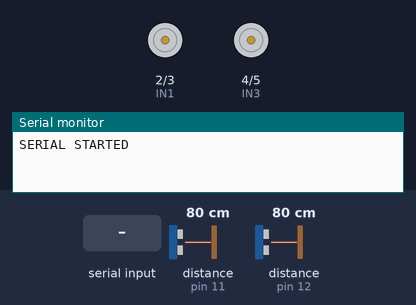
Recording of a sketch running on a simulated Arduino Mega 2560, built with avr-gcc and run on an emulated ATmega2560. Parts: motor-driver pin pairs drawn as motors (green arrow = first pin HIGH = forward, orange = second pin HIGH = backward, longer = more drive, scaled by the enable pin), the last lines printed to the serial monitor. Wiring (inferred from the names in the program): 2 × ultrasonic range finder: trigger pin 9, echo pin 11 / trigger pin 10, echo pin 12. The inputs (shaded band) are chosen by the test bench; at power-on: distance to the obstacle (sensors on pin 11, pin 12) 80 cm. The echo pulse lasts 58.3 µs per cm.

Above: at 1.2 s.
1.3 s: "200\n" received over the second serial link
At 2.3 s:
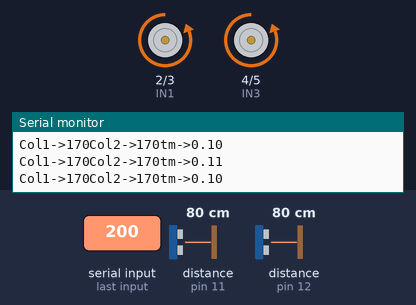
2.8 s: distance to the obstacle (sensor on pin 11) set to 47 cm
4.3 s: distance to the obstacle (sensor on pin 11) set to 40 cm
5.8 s: distance to the obstacle (sensor on pin 12) set to 58 cm
7.3 s: distance to the obstacle (sensor on pin 12) set to 52 cm
8.8 s: distance to the obstacle (sensor on pin 11) set to 34 cm
At 9.01 s:
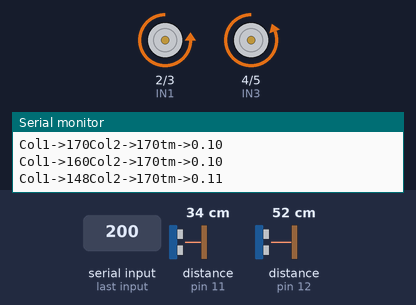
Timing chart, 0 to 11.8 s (numbered marks = the images above; inputs shaded):
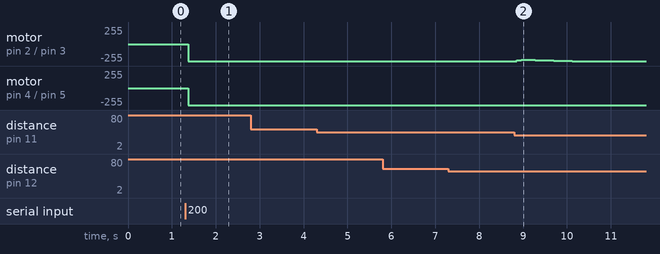

The sketch:

Ej2_Controlador.ino
```cpp
unsigned long PERIODO_MUESTREO_MS = 100;  // Periodo de muestreo para control (ms).

//Ultrasonidos
const int Echo1 = 11;
const int Echo2 = 12;
const int Trig1 = 9;
const int Trig2 = 10;

//Motor Derecho
const int IN1 = 2;
const int IN2 = 3;
const int ENA = 44;

//Motor Izquierdo
const int IN3 = 4;
const int IN4 = 5;
const int ENB = 45;

//MODO DE FUNCIONAMIENTO
int modo = 0;

//Variables de funcionamiento
bool puttyReady = false;
int tact, tant; //Tiempo entre ciclos
float distStop; //Distancia de parado
float dist1, old_dist1;
float dist2, old_dist2;
int vel1 = 0, vel2 = 0;
int tmAct, tmAnt;
float tm;
float maxDistDif = 0.5; //Threshold para parar el vehiculo en el modo 1 - Histeresis
float ping1, ping2;
float measureDiff = 0.2; //Maxima diferencia entre medidas para el filtro (malfuncionamiento sensor)
int mode = 0; //modo giro ruedas, para telemetria

float dist1Sum, dist2Sum;
int nMed;
int velUmbral = 90;
int velMin = 85;

// Modo 1 mucho mas sencillo sin controlador PID -  Solo control todo - nada
void modo1() {
  PERIODO_MUESTREO_MS = 50;
  if (abs(dist1 - distStop) < maxDistDif || abs(dist2 - distStop) < maxDistDif) {
    vel1 = vel2 = 0;
  }
  else if (dist1 > distStop || dist2 > distStop) {
    vel1 = vel2 = 110;
  }
  else if (dist1 < distStop || dist2 < distStop) {
    vel1 = vel2 = -110;
  }
}

// Modo 2 con PID para cada uno de los motores -  Suponemos que estan desacoplados y funciona bastanta bien.
void modo2() {
  PERIODO_MUESTREO_MS = 100;
  int col1, col2;
  int velMin1 = velMin;
  int velMin2 = velMin;
  col1 = round(controlador1(distStop, dist1, tm));
  col2 = round(controlador2(distStop, dist2, tm));
  Serial.println("Col1->" + String(col1) + "Col2->" + String(col2) + "tm->" + String(tm));

  // Para evitar la zona de arranque
  if (col1 >= 0)
    vel1 = col1 + velMin1;
  else
    vel1 = col1 - velMin1;

  if (col2 >= 0)
    vel2 = col2 + velMin2;
  else
    vel2 = col2 - velMin2;
}

void setup() {
  pinMode(Trig1, OUTPUT);
  pinMode(Echo1, INPUT);
  pinMode(Trig2, OUTPUT);
  pinMode(Echo2, INPUT);

  pinMode(IN1, OUTPUT);
  pinMode(IN2, OUTPUT);
  pinMode(IN3, OUTPUT);
  pinMode(IN4, OUTPUT);
  pinMode(ENA, OUTPUT);
  pinMode(ENB, OUTPUT);

  Serial2.begin(38400);

  Serial.begin(9600); //Debug

  Serial.println("SERIAL STARTED"); //Debug

  tact =  tant =  millis(); //Medidas para el envio de datos por Bluetooth
  tmAct = tmAnt = millis(); //Medidas intervalo control

  old_dist1 = dist1 = ping(Trig1, Echo1); //inicializamos las distancias
  old_dist2 = dist2 = ping(Trig2, Echo2);

  dist1Sum = 0;
  dist2Sum = 0;
  nMed = 0;
}

void loop() {
  //Lectura sensores y filtrado
  ping1 = ping(Trig1, Echo1);
  ping2 = ping(Trig2, Echo2);
  filtro(&old_dist1, &dist1, ping1, measureDiff);
  filtro(&old_dist2, &dist2, ping2, measureDiff);

  dist1Sum += dist1;
  dist2Sum += dist2;
  nMed += 1;

  //Hay mas de 2 Bytes listos para ser leidos - Usamos comandos de 3 parametros para configurarlo
  if (Serial2.available() > 2)
    BTread(&modo, &distStop);

  tmAct = millis();
  if ((tmAct - tmAnt) >= PERIODO_MUESTREO_MS) {
    //Eliminamos el ruido de las muestras con un promediado
    dist1 = dist1Sum / nMed;
    dist2 = dist2Sum / nMed;

    //Resetamos las variables
    dist1Sum = 0;
    dist2Sum = 0;
    nMed = 0;

    tm = (tmAct - tmAnt) / 1000.0; //Se pasa a segundos

    switch (modo) {
      case 0:   //Modo 0 - Parado
        vel1 = 0; vel2 = 0;
        break;

      case 1:   //Modo 1 - Avanzar/Retroceder hasta quedarse a X distancia
        modo1();
        break;

      case 2:
        modo2(); //Modo 2 - Quedarse a X distancia y en PARALELO
        break;
    }

    moveRobot(vel1, vel2);
    //Telemetría (Putty)

     if (vel2<velUmbral&&vel2>-velUmbral)
      vel2=0;

    if (vel1<velUmbral&&vel1>-velUmbral)
      vel1=0;

    tact = millis();
    telemetria(tact - tant, dist2, dist1, distStop, mode, vel2, vel1);
    tant = millis();

    tmAnt = millis();
  }


}
```

comunicacionBT.ino
```cpp
void BTread(int* modoFuncionamiento, float* distStop) {
  //Esta función se ejecutará cuando haya 3 bytes listos para leer
  // X00 -> X indica el modo; y 00 la distancia
  int SerialIn = 0;
  int dataIn;
  int mod;
  mod = Serial2.read();
  Serial.println(mod);
  while (Serial2.available() > 0) {
    dataIn = int(Serial2.read());
    Serial.println(dataIn);
    if (dataIn >= 48 && dataIn <= 57) SerialIn = 10 * SerialIn + dataIn - 48;
  }

  switch (mod)  {
    case 'b': //Begin communication
      puttyReady = true;
      Serial.println("BEGIN"); //Debug
      break;
    case 'e': //End Communication
      puttyReady = false;
      Serial.println("END"); //Debug
      break;
    case 's': //Set distStop
      *distStop = SerialIn;
      Serial.println("Max Distance changed to -->  " + String(*distStop)); //Debug
      break;
    case '0':
      *modoFuncionamiento = 0;
      Serial.println("Mode changed to --> MODE0 (Inactive)"); //Debug
      break;
    case '1':
      *modoFuncionamiento = 1;
      *distStop = SerialIn;
      Serial.println("Mode changed to --> MODE1 \t with max Dist: " + String(*distStop)); //Debug
      break;
    case '2':
      *modoFuncionamiento = 2;
      *distStop = SerialIn;
      Serial.println("Mode changed to --> MODE2 \t with max Dist: " + String(*distStop)); //Debug
      break;
  }
}

void telemetria(int t,float distL, float distR, float ref, int mode, int pwmL, int pwmR){
  if (puttyReady) //Empezamos solo cuando el putty esté listo (Debemos asegurarnos de tener el mismo numero de columnas en todas las filas)
    Serial2.println(String(t) + " " + String(distL) + " " + String(distR) + " " + String(ref) + " " + String(mode) + " " + String(pwmL) + " " + String(pwmR));
}
```

controlador.ino
```cpp
//float kp = -4.17540 * 1;
//float kd = -0.93737 * 1;
//float ki = -0.1 * 1;

float kp = -4.17540;
float kd = -0.93737;
float ki =  -0.3;
float Umax = 255-velMin, Umin = -(255-velMin); /* Valores límite de la señal de control */

float controlador1(float Rk, float Yk, float Tm)
{
  float Uk, Uks; //Señal de control y señal de control saturada
  float uk; //Señal de control incremental
  float Ueq = 0;
  static float Int_k = 0.0, Int_ks = 0.0;
  static float ek = 0.0, e_k_1 = 0.0;

  /*Control*/
  ek = Rk - Yk; //Cálculo del error actual

  //Calculamos la señal de control incremental (PID)
  uk = kp * ek + kd * (ek - e_k_1) / Tm + ki * Int_k;

  e_k_1 = ek; //Actualizamos el error del instante anterior
  Int_k += ek * Tm;
//  if (uk >= 5)
//    Uk = Ueq + uk;
//  else if (uk <= -5)
//    Uk = -Ueq + uk;
//  else
//    Uk = 0;

  Uk=uk;
  /* Saturación de la señal de control */
  if (Uk > Umax) Uks = Umax;
  else if (Uk < Umin) Uks = Umin;
  else Uks = Uk;

  if (Uk >= Umax || Uk <= Umin) //Si la señak de control satura
    Int_k -= ek * Tm;

  return Uks;
}
float controlador2(float Rk, float Yk, float Tm)
{
  float Uk, Uks; //Señal de control y señal de control saturada
  float uk; //Señal de control incremental
  float Ueq = 0;
  static float Int_k = 0.0, Int_ks = 0.0;
  static float ek = 0.0, e_k_1 = 0.0;

  /*Control*/
  ek = Rk - Yk; //Cálculo del error actual

  //Calculamos la señal de control incremental (PID)
  uk = kp * ek + kd * (ek - e_k_1) / Tm + ki * Int_k;

  e_k_1 = ek; //Actualizamos el error del instante anterior
  Int_k += ek * Tm;

//  if (uk >= 5)
//    Uk = Ueq + uk;
//  else if (uk <= -5)
//    Uk = -Ueq + uk;
//  else
//    Uk = 0;

  Uk=uk;
  /* Saturación de la señal de control */
  if (Uk > Umax) Uks = Umax;
  else if (Uk < Umin) Uks = Umin;
  else Uks = Uk;

  if (Uk >= Umax || Uk <= Umin) //Si la señak de control satura
    Int_k -= ek * Tm;

  return Uks;
}
```

moveRobot.ino
```cpp
void moveRobot(int vel1, int vel2) {
  int velMin = velUmbral;
  int m1, m2;
  analogWrite(ENA, abs(vel1));
  analogWrite(ENB, abs(vel2));

//CONTROL DIRECCION
//m1 y m2 indican la dirección de giro de las ruedas
  if (vel1 < -velMin) {
    digitalWrite(IN1, HIGH);
    digitalWrite(IN2, LOW);
    m1 = -1;
  }
  else if (vel1 > velMin) {
    digitalWrite(IN1, LOW);
    digitalWrite(IN2, HIGH);
    m1 = 1;
  }
  else {
    digitalWrite(IN1, LOW);
    digitalWrite(IN2, LOW);
    m1 = 0;
  }

  if (vel2 < -velMin) {
    digitalWrite(IN3, HIGH);
    digitalWrite(IN4, LOW);
    m2 = -1;
  }
  else if (vel2 > velMin) {
    digitalWrite(IN3, LOW);
    digitalWrite(IN4, HIGH);
    m2 = 1;
  }
  else {
    digitalWrite(IN3, LOW);
    digitalWrite(IN4, LOW);
    m2 = 0;
  }

// CAMBIO MODO TELEMETRIA
  if(m1 * m2 == 1){
    if(m1 > 1) mode = 1;
    else mode = 2;
  }
  else{
    if(m1 == 0 && m2 == 0) mode = 0;
    else if(m1 == 1 || m2 == -1) mode = 3;
    else if(m2 == 1 || m1 == -1) mode = 4;
  }

}
```

sensores.ino
```cpp
// Medida de un sensor ultrasonido
float ping(int TrgPin, int EchoPin) {
  long duration;
  float distanceCm;

  digitalWrite(TrgPin, LOW);
  delayMicroseconds(4);
  digitalWrite(TrgPin, HIGH);
  delayMicroseconds(10);
  digitalWrite(TrgPin, LOW);

  duration = pulseIn(EchoPin, HIGH, (unsigned long) 20000); //Timeout de 20 ms = 20000 micro segundos

  distanceCm = (float)duration * 10.0 / 292.0 / 2.0;  //convertimos a distancia en cm
  return distanceCm;
}


//Filtrado para medidas ultrasonido
int filtro(float* distAnt, float* distAct, float pingAct, float maxDiff){ //Filtro para el ultrasonido. Devuelve 1 si medida valida, 0 si no.
  int res;
  //Si la nueva medida es muy dispar, se descarta
  if(abs(pingAct - *distAnt) <= maxDiff){
      *distAct = pingAct;
      res = 1;
    }
  else{
      *distAct = *distAct;
      res = 0;
    }
  *distAnt = pingAct;
  return res;
}
```

Measured:
- after the input at 1.3 s, motor on pin 2 (IN1) / pin 3 (IN2), motor on pin 4 (IN3) / pin 5 (IN4): stopped → backward 255/255 after 0.07 s
- after the input at 8.8 s, motor on pin 2 (IN1) / pin 3 (IN2): rises from backward 255/255 to backward 233/255 in 0.11 s, then falls to backward 255/255 in 1.2 s
